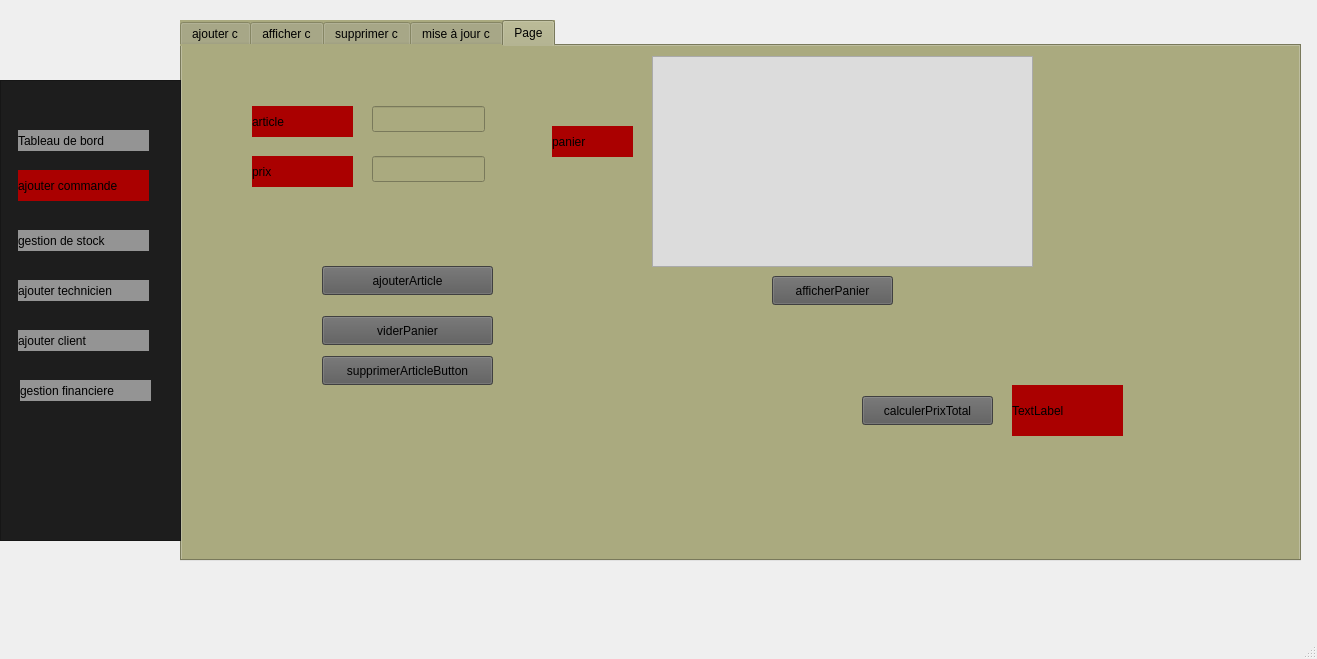
<?xml version="1.0" encoding="UTF-8"?>
<ui version="4.0">
 <class>MainWindow</class>
 <widget class="QMainWindow" name="MainWindow">
  <property name="geometry">
   <rect>
    <x>0</x>
    <y>0</y>
    <width>1317</width>
    <height>659</height>
   </rect>
  </property>
  <property name="windowTitle">
   <string>MainWindow</string>
  </property>
  <widget class="QWidget" name="centralwidget">
   <widget class="QTabWidget" name="tabWidget">
    <property name="geometry">
     <rect>
      <x>180</x>
      <y>20</y>
      <width>1121</width>
      <height>541</height>
     </rect>
    </property>
    <property name="toolTip">
     <string>&lt;html&gt;&lt;head/&gt;&lt;body&gt;&lt;p&gt;panier&lt;/p&gt;&lt;p&gt;&lt;br/&gt;&lt;/p&gt;&lt;/body&gt;&lt;/html&gt;</string>
    </property>
    <property name="whatsThis">
     <string>&lt;html&gt;&lt;head/&gt;&lt;body&gt;&lt;p&gt;panier&lt;/p&gt;&lt;p&gt;&lt;br/&gt;&lt;/p&gt;&lt;p&gt;&lt;br/&gt;&lt;/p&gt;&lt;/body&gt;&lt;/html&gt;</string>
    </property>
    <property name="styleSheet">
     <string notr="true">background-color: rgb(170, 170, 127);
</string>
    </property>
    <property name="currentIndex">
     <number>4</number>
    </property>
    <widget class="QWidget" name="tab">
     <attribute name="title">
      <string>ajouter c</string>
     </attribute>
     <widget class="QLabel" name="label_4">
      <property name="geometry">
       <rect>
        <x>70</x>
        <y>220</y>
        <width>111</width>
        <height>31</height>
       </rect>
      </property>
      <property name="styleSheet">
       <string notr="true">background-color: rgb(170, 0, 0);</string>
      </property>
      <property name="text">
       <string>date_livraison</string>
      </property>
     </widget>
     <widget class="QLabel" name="label_2">
      <property name="geometry">
       <rect>
        <x>70</x>
        <y>119</y>
        <width>111</width>
        <height>31</height>
       </rect>
      </property>
      <property name="styleSheet">
       <string notr="true">background-color: rgb(170, 0, 0);</string>
      </property>
      <property name="text">
       <string>fournisseur</string>
      </property>
     </widget>
     <widget class="QLineEdit" name="montant_total">
      <property name="geometry">
       <rect>
        <x>592</x>
        <y>110</y>
        <width>101</width>
        <height>26</height>
       </rect>
      </property>
     </widget>
     <widget class="QLineEdit" name="liste_article">
      <property name="geometry">
       <rect>
        <x>592</x>
        <y>60</y>
        <width>101</width>
        <height>26</height>
       </rect>
      </property>
     </widget>
     <widget class="QLabel" name="label_7">
      <property name="geometry">
       <rect>
        <x>430</x>
        <y>109</y>
        <width>121</width>
        <height>31</height>
       </rect>
      </property>
      <property name="styleSheet">
       <string notr="true">background-color: rgb(170, 0, 0);</string>
      </property>
      <property name="text">
       <string>montant_total</string>
      </property>
     </widget>
     <widget class="QLabel" name="label_3">
      <property name="geometry">
       <rect>
        <x>70</x>
        <y>169</y>
        <width>111</width>
        <height>31</height>
       </rect>
      </property>
      <property name="styleSheet">
       <string notr="true">background-color: rgb(170, 0, 0);</string>
      </property>
      <property name="text">
       <string>date_commande</string>
      </property>
     </widget>
     <widget class="QLabel" name="label_6">
      <property name="geometry">
       <rect>
        <x>430</x>
        <y>169</y>
        <width>121</width>
        <height>31</height>
       </rect>
      </property>
      <property name="styleSheet">
       <string notr="true">background-color: rgb(170, 0, 0);</string>
      </property>
      <property name="text">
       <string>etat_commande</string>
      </property>
     </widget>
     <widget class="QLabel" name="label_5">
      <property name="geometry">
       <rect>
        <x>430</x>
        <y>49</y>
        <width>121</width>
        <height>31</height>
       </rect>
      </property>
      <property name="styleSheet">
       <string notr="true">background-color: rgb(170, 0, 0);</string>
      </property>
      <property name="text">
       <string>liste_article</string>
      </property>
     </widget>
     <widget class="QLineEdit" name="fournisseur">
      <property name="geometry">
       <rect>
        <x>210</x>
        <y>120</y>
        <width>113</width>
        <height>26</height>
       </rect>
      </property>
     </widget>
     <widget class="QPushButton" name="ajouter">
      <property name="geometry">
       <rect>
        <x>150</x>
        <y>320</y>
        <width>151</width>
        <height>41</height>
       </rect>
      </property>
      <property name="styleSheet">
       <string notr="true">background-color: rgb(90, 90, 90);</string>
      </property>
      <property name="text">
       <string>ajouter</string>
      </property>
     </widget>
     <widget class="QLineEdit" name="id_commande">
      <property name="geometry">
       <rect>
        <x>210</x>
        <y>50</y>
        <width>113</width>
        <height>26</height>
       </rect>
      </property>
     </widget>
     <widget class="QLabel" name="label">
      <property name="geometry">
       <rect>
        <x>70</x>
        <y>50</y>
        <width>111</width>
        <height>31</height>
       </rect>
      </property>
      <property name="styleSheet">
       <string notr="true">alternate-background-color: rgb(170, 0, 0);
background-color: rgb(170, 0, 0);
border-color: rgb(170, 0, 0);</string>
      </property>
      <property name="text">
       <string>id_commande</string>
      </property>
     </widget>
     <widget class="QDateEdit" name="date_commande">
      <property name="geometry">
       <rect>
        <x>210</x>
        <y>170</y>
        <width>110</width>
        <height>26</height>
       </rect>
      </property>
     </widget>
     <widget class="QDateEdit" name="date_livraison">
      <property name="geometry">
       <rect>
        <x>210</x>
        <y>230</y>
        <width>110</width>
        <height>26</height>
       </rect>
      </property>
     </widget>
     <widget class="QComboBox" name="comboBox_etat_commande">
      <property name="geometry">
       <rect>
        <x>590</x>
        <y>170</y>
        <width>101</width>
        <height>26</height>
       </rect>
      </property>
      <property name="styleSheet">
       <string notr="true">background-color: rgb(167, 167, 167);</string>
      </property>
     </widget>
     <widget class="QPushButton" name="mettre_a_jour">
      <property name="geometry">
       <rect>
        <x>420</x>
        <y>320</y>
        <width>151</width>
        <height>41</height>
       </rect>
      </property>
      <property name="styleSheet">
       <string notr="true">background-color: rgb(90, 90, 90);</string>
      </property>
      <property name="text">
       <string>mise à jour</string>
      </property>
     </widget>
    </widget>
    <widget class="QWidget" name="tab_2">
     <attribute name="title">
      <string>afficher c</string>
     </attribute>
     <widget class="QTableView" name="tableView_2">
      <property name="geometry">
       <rect>
        <x>30</x>
        <y>130</y>
        <width>731</width>
        <height>221</height>
       </rect>
      </property>
      <property name="styleSheet">
       <string notr="true">background-color: rgb(255, 255, 255);</string>
      </property>
     </widget>
     <widget class="QPushButton" name="afficher">
      <property name="geometry">
       <rect>
        <x>50</x>
        <y>60</y>
        <width>93</width>
        <height>29</height>
       </rect>
      </property>
      <property name="styleSheet">
       <string notr="true">background-color: rgb(90, 90, 90);</string>
      </property>
      <property name="text">
       <string>afficher</string>
      </property>
     </widget>
     <widget class="QPushButton" name="pdf">
      <property name="geometry">
       <rect>
        <x>900</x>
        <y>440</y>
        <width>171</width>
        <height>29</height>
       </rect>
      </property>
      <property name="styleSheet">
       <string notr="true">background-color: rgb(90, 90, 90);</string>
      </property>
      <property name="text">
       <string>PDF</string>
      </property>
     </widget>
     <widget class="QComboBox" name="comboBox_3">
      <property name="geometry">
       <rect>
        <x>600</x>
        <y>60</y>
        <width>261</width>
        <height>31</height>
       </rect>
      </property>
      <item>
       <property name="text">
        <string>par défaut</string>
       </property>
      </item>
      <item>
       <property name="text">
        <string>ordre croissant montant total</string>
       </property>
      </item>
      <item>
       <property name="text">
        <string>ordre décroissant montant total</string>
       </property>
      </item>
      <item>
       <property name="text">
        <string>ordre croissant id commande</string>
       </property>
      </item>
      <item>
       <property name="text">
        <string>ordre décroissant id commande</string>
       </property>
      </item>
      <item>
       <property name="text">
        <string>ordre alphabétique état commande</string>
       </property>
      </item>
      <item>
       <property name="text">
        <string>ordre croissant date commande</string>
       </property>
      </item>
      <item>
       <property name="text">
        <string>ordre décroissant date commande</string>
       </property>
      </item>
     </widget>
     <widget class="QLineEdit" name="lineEdit_recherche">
      <property name="geometry">
       <rect>
        <x>360</x>
        <y>60</y>
        <width>71</width>
        <height>26</height>
       </rect>
      </property>
     </widget>
     <widget class="QPushButton" name="recherche">
      <property name="geometry">
       <rect>
        <x>250</x>
        <y>60</y>
        <width>93</width>
        <height>29</height>
       </rect>
      </property>
      <property name="styleSheet">
       <string notr="true">background-color: rgb(90, 90, 90);</string>
      </property>
      <property name="text">
       <string>recherche</string>
      </property>
     </widget>
    </widget>
    <widget class="QWidget" name="tab_4">
     <attribute name="title">
      <string>supprimer c</string>
     </attribute>
     <widget class="QPushButton" name="supprimer">
      <property name="geometry">
       <rect>
        <x>260</x>
        <y>230</y>
        <width>241</width>
        <height>29</height>
       </rect>
      </property>
      <property name="styleSheet">
       <string notr="true">background-color: rgb(90, 90, 90);</string>
      </property>
      <property name="text">
       <string>supprimer</string>
      </property>
     </widget>
     <widget class="QLabel" name="label_10">
      <property name="geometry">
       <rect>
        <x>220</x>
        <y>140</y>
        <width>111</width>
        <height>31</height>
       </rect>
      </property>
      <property name="styleSheet">
       <string notr="true">background-color: rgb(170, 0, 0);</string>
      </property>
      <property name="text">
       <string>id_commande</string>
      </property>
     </widget>
     <widget class="QLabel" name="label_35">
      <property name="geometry">
       <rect>
        <x>160</x>
        <y>60</y>
        <width>441</width>
        <height>51</height>
       </rect>
      </property>
      <property name="styleSheet">
       <string notr="true"/>
      </property>
      <property name="text">
       <string>&lt;html&gt;&lt;head/&gt;&lt;body&gt;&lt;p&gt;&lt;span style=&quot; font-size:22pt; font-weight:700; font-style:italic; text-decoration: underline; color:#aa0000; vertical-align:super;&quot;&gt;choisir la commande pour supprimer&lt;/span&gt;&lt;/p&gt;&lt;/body&gt;&lt;/html&gt;</string>
      </property>
     </widget>
     <widget class="QLineEdit" name="id_commande_2">
      <property name="geometry">
       <rect>
        <x>390</x>
        <y>140</y>
        <width>113</width>
        <height>26</height>
       </rect>
      </property>
      <property name="styleSheet">
       <string notr="true">background-color: rgb(255, 255, 255);</string>
      </property>
     </widget>
    </widget>
    <widget class="QWidget" name="tab_3">
     <attribute name="title">
      <string>mise à jour c</string>
     </attribute>
     <widget class="QPushButton" name="statistique">
      <property name="geometry">
       <rect>
        <x>390</x>
        <y>0</y>
        <width>291</width>
        <height>29</height>
       </rect>
      </property>
      <property name="styleSheet">
       <string notr="true">background-color: rgb(90, 90, 90);</string>
      </property>
      <property name="text">
       <string>statistique</string>
      </property>
     </widget>
     <widget class="QTableView" name="tableView_4">
      <property name="geometry">
       <rect>
        <x>40</x>
        <y>40</y>
        <width>511</width>
        <height>461</height>
       </rect>
      </property>
     </widget>
     <widget class="QTableView" name="tableView_3">
      <property name="geometry">
       <rect>
        <x>590</x>
        <y>40</y>
        <width>501</width>
        <height>461</height>
       </rect>
      </property>
     </widget>
    </widget>
    <widget class="QWidget" name="tab_5">
     <attribute name="title">
      <string>Page</string>
     </attribute>
     <widget class="QPushButton" name="ajouterArticle">
      <property name="geometry">
       <rect>
        <x>140</x>
        <y>220</y>
        <width>171</width>
        <height>29</height>
       </rect>
      </property>
      <property name="styleSheet">
       <string notr="true">background-color: rgb(90, 90, 90);</string>
      </property>
      <property name="text">
       <string>ajouterArticle</string>
      </property>
     </widget>
     <widget class="QPushButton" name="viderPanier">
      <property name="geometry">
       <rect>
        <x>140</x>
        <y>270</y>
        <width>171</width>
        <height>29</height>
       </rect>
      </property>
      <property name="styleSheet">
       <string notr="true">background-color: rgb(90, 90, 90);
</string>
      </property>
      <property name="text">
       <string>viderPanier</string>
      </property>
     </widget>
     <widget class="QPushButton" name="afficherPanier">
      <property name="geometry">
       <rect>
        <x>590</x>
        <y>230</y>
        <width>121</width>
        <height>29</height>
       </rect>
      </property>
      <property name="styleSheet">
       <string notr="true">background-color: rgb(90, 90, 90);</string>
      </property>
      <property name="text">
       <string>afficherPanier</string>
      </property>
     </widget>
     <widget class="QTextBrowser" name="textEdit_panier">
      <property name="geometry">
       <rect>
        <x>470</x>
        <y>10</y>
        <width>381</width>
        <height>211</height>
       </rect>
      </property>
      <property name="styleSheet">
       <string notr="true">background-color: rgb(220, 220, 220);</string>
      </property>
     </widget>
     <widget class="QLabel" name="label_8">
      <property name="geometry">
       <rect>
        <x>370</x>
        <y>80</y>
        <width>81</width>
        <height>31</height>
       </rect>
      </property>
      <property name="styleSheet">
       <string notr="true">background-color: rgb(170, 0, 0);</string>
      </property>
      <property name="text">
       <string>panier</string>
      </property>
     </widget>
     <widget class="QLabel" name="lineEdit_article1">
      <property name="geometry">
       <rect>
        <x>70</x>
        <y>60</y>
        <width>101</width>
        <height>31</height>
       </rect>
      </property>
      <property name="styleSheet">
       <string notr="true">background-color: rgb(170, 0, 0);</string>
      </property>
      <property name="text">
       <string>article</string>
      </property>
     </widget>
     <widget class="QLineEdit" name="lineEdit_article">
      <property name="geometry">
       <rect>
        <x>190</x>
        <y>60</y>
        <width>113</width>
        <height>26</height>
       </rect>
      </property>
     </widget>
     <widget class="QLineEdit" name="lineEdit_prix">
      <property name="geometry">
       <rect>
        <x>190</x>
        <y>110</y>
        <width>113</width>
        <height>26</height>
       </rect>
      </property>
     </widget>
     <widget class="QLabel" name="lineEdit_prix3">
      <property name="geometry">
       <rect>
        <x>70</x>
        <y>110</y>
        <width>101</width>
        <height>31</height>
       </rect>
      </property>
      <property name="styleSheet">
       <string notr="true">background-color: rgb(170, 0, 0);</string>
      </property>
      <property name="text">
       <string>prix</string>
      </property>
     </widget>
     <widget class="QPushButton" name="calculerPrixTotal">
      <property name="geometry">
       <rect>
        <x>680</x>
        <y>350</y>
        <width>131</width>
        <height>29</height>
       </rect>
      </property>
      <property name="styleSheet">
       <string notr="true">background-color: rgb(90, 90, 90);</string>
      </property>
      <property name="text">
       <string>calculerPrixTotal</string>
      </property>
     </widget>
     <widget class="QLabel" name="prix">
      <property name="geometry">
       <rect>
        <x>830</x>
        <y>339</y>
        <width>111</width>
        <height>51</height>
       </rect>
      </property>
      <property name="styleSheet">
       <string notr="true">background-color: rgb(170, 0, 0);</string>
      </property>
      <property name="text">
       <string>TextLabel</string>
      </property>
     </widget>
     <widget class="QPushButton" name="supprimerArticleButton">
      <property name="geometry">
       <rect>
        <x>140</x>
        <y>310</y>
        <width>171</width>
        <height>29</height>
       </rect>
      </property>
      <property name="styleSheet">
       <string notr="true">background-color: rgb(90, 90, 90);</string>
      </property>
      <property name="text">
       <string>supprimerArticleButton</string>
      </property>
     </widget>
     <widget class="QLabel" name="label_alert">
      <property name="geometry">
       <rect>
        <x>180</x>
        <y>400</y>
        <width>231</width>
        <height>31</height>
       </rect>
      </property>
      <property name="text">
       <string/>
      </property>
     </widget>
    </widget>
   </widget>
   <widget class="QListWidget" name="listWidget">
    <property name="geometry">
     <rect>
      <x>0</x>
      <y>80</y>
      <width>181</width>
      <height>461</height>
     </rect>
    </property>
    <property name="styleSheet">
     <string notr="true">background-color: rgb(0, 0, 0);
background-color: rgb(29, 29, 29);</string>
    </property>
   </widget>
   <widget class="QLabel" name="label_11">
    <property name="geometry">
     <rect>
      <x>18</x>
      <y>130</y>
      <width>131</width>
      <height>21</height>
     </rect>
    </property>
    <property name="styleSheet">
     <string notr="true">background-color: rgb(148, 148, 148);</string>
    </property>
    <property name="text">
     <string>Tableau de bord</string>
    </property>
   </widget>
   <widget class="QLabel" name="label_12">
    <property name="geometry">
     <rect>
      <x>18</x>
      <y>170</y>
      <width>131</width>
      <height>31</height>
     </rect>
    </property>
    <property name="styleSheet">
     <string notr="true">background-color: rgb(148, 148, 148);
background-color: rgb(170, 0, 0);</string>
    </property>
    <property name="text">
     <string>ajouter commande</string>
    </property>
   </widget>
   <widget class="QLabel" name="label_13">
    <property name="geometry">
     <rect>
      <x>18</x>
      <y>230</y>
      <width>131</width>
      <height>21</height>
     </rect>
    </property>
    <property name="styleSheet">
     <string notr="true">background-color: rgb(148, 148, 148);</string>
    </property>
    <property name="text">
     <string>gestion de stock</string>
    </property>
   </widget>
   <widget class="QLabel" name="label_14">
    <property name="geometry">
     <rect>
      <x>18</x>
      <y>280</y>
      <width>131</width>
      <height>21</height>
     </rect>
    </property>
    <property name="styleSheet">
     <string notr="true">background-color: rgb(148, 148, 148);</string>
    </property>
    <property name="text">
     <string>ajouter technicien</string>
    </property>
   </widget>
   <widget class="QLabel" name="label_15">
    <property name="geometry">
     <rect>
      <x>18</x>
      <y>330</y>
      <width>131</width>
      <height>21</height>
     </rect>
    </property>
    <property name="styleSheet">
     <string notr="true">background-color: rgb(148, 148, 148);</string>
    </property>
    <property name="text">
     <string>ajouter client</string>
    </property>
   </widget>
   <widget class="QLabel" name="label_16">
    <property name="geometry">
     <rect>
      <x>20</x>
      <y>380</y>
      <width>131</width>
      <height>21</height>
     </rect>
    </property>
    <property name="styleSheet">
     <string notr="true">background-color: rgb(148, 148, 148);</string>
    </property>
    <property name="text">
     <string>gestion financiere</string>
    </property>
   </widget>
  </widget>
  <widget class="QMenuBar" name="menubar">
   <property name="geometry">
    <rect>
     <x>0</x>
     <y>0</y>
     <width>1317</width>
     <height>26</height>
    </rect>
   </property>
  </widget>
  <widget class="QStatusBar" name="statusbar"/>
 </widget>
 <resources/>
 <connections/>
</ui>
